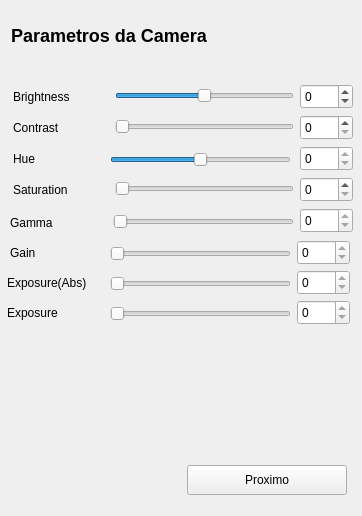
       <widget class="QWidget" name="tela0">
        <property name="geometry">
         <rect>
          <x>0</x>
          <y>0</y>
          <width>362</width>
          <height>516</height>
         </rect>
        </property>
        <widget class="QSpinBox" name="spinHue">
         <property name="geometry">
          <rect>
           <x>300</x>
           <y>146</y>
           <width>53</width>
           <height>25</height>
          </rect>
         </property>
         <property name="maximum">
          <number>0</number>
         </property>
        </widget>
        <widget class="QLabel" name="textLabel1_2_2_2_2_2">
         <property name="geometry">
          <rect>
           <x>13</x>
           <y>177</y>
           <width>96</width>
           <height>25</height>
          </rect>
         </property>
         <property name="text">
          <string>Saturation</string>
         </property>
         <property name="wordWrap">
          <bool>false</bool>
         </property>
        </widget>
        <widget class="QSlider" name="sliderGamma">
         <property name="geometry">
          <rect>
           <x>113</x>
           <y>212</y>
           <width>181</width>
           <height>20</height>
          </rect>
         </property>
         <property name="minimum">
          <number>0</number>
         </property>
         <property name="maximum">
          <number>0</number>
         </property>
         <property name="orientation">
          <enum>Qt::Horizontal</enum>
         </property>
        </widget>
        <widget class="QSlider" name="sliderBrightness">
         <property name="enabled">
          <bool>true</bool>
         </property>
         <property name="geometry">
          <rect>
           <x>115</x>
           <y>88</y>
           <width>179</width>
           <height>16</height>
          </rect>
         </property>
         <property name="minimum">
          <number>-64</number>
         </property>
         <property name="maximum">
          <number>64</number>
         </property>
         <property name="orientation">
          <enum>Qt::Horizontal</enum>
         </property>
        </widget>
        <widget class="QSpinBox" name="spinGamma">
         <property name="geometry">
          <rect>
           <x>300</x>
           <y>208</y>
           <width>53</width>
           <height>25</height>
          </rect>
         </property>
         <property name="minimum">
          <number>0</number>
         </property>
         <property name="maximum">
          <number>0</number>
         </property>
        </widget>
        <widget class="QSpinBox" name="spinContrast">
         <property name="geometry">
          <rect>
           <x>300</x>
           <y>115</y>
           <width>53</width>
           <height>25</height>
          </rect>
         </property>
         <property name="maximum">
          <number>64</number>
         </property>
        </widget>
        <widget class="QLabel" name="textLabel1_2_2_2_2_2_2">
         <property name="geometry">
          <rect>
           <x>10</x>
           <y>210</y>
           <width>130</width>
           <height>25</height>
          </rect>
         </property>
         <property name="text">
          <string>Gamma</string>
         </property>
         <property name="wordWrap">
          <bool>false</bool>
         </property>
        </widget>
        <widget class="QLabel" name="textLabel1_2_2_2_2">
         <property name="geometry">
          <rect>
           <x>13</x>
           <y>146</y>
           <width>130</width>
           <height>25</height>
          </rect>
         </property>
         <property name="text">
          <string>Hue</string>
         </property>
         <property name="wordWrap">
          <bool>false</bool>
         </property>
        </widget>
        <widget class="QSlider" name="sliderContrast">
         <property name="geometry">
          <rect>
           <x>115</x>
           <y>119</y>
           <width>179</width>
           <height>16</height>
          </rect>
         </property>
         <property name="maximum">
          <number>64</number>
         </property>
         <property name="orientation">
          <enum>Qt::Horizontal</enum>
         </property>
        </widget>
        <widget class="QLabel" name="textLabel1_2">
         <property name="geometry">
          <rect>
           <x>13</x>
           <y>84</y>
           <width>96</width>
           <height>25</height>
          </rect>
         </property>
         <property name="text">
          <string>Brightness</string>
         </property>
         <property name="wordWrap">
          <bool>false</bool>
         </property>
        </widget>
        <widget class="QLabel" name="textLabel1_2_2_2_2_2_4">
         <property name="geometry">
          <rect>
           <x>10</x>
           <y>240</y>
           <width>120</width>
           <height>25</height>
          </rect>
         </property>
         <property name="text">
          <string>Gain</string>
         </property>
         <property name="wordWrap">
          <bool>false</bool>
         </property>
        </widget>
        <widget class="QSpinBox" name="spinGain">
         <property name="geometry">
          <rect>
           <x>297</x>
           <y>240</y>
           <width>53</width>
           <height>25</height>
          </rect>
         </property>
         <property name="minimum">
          <number>0</number>
         </property>
         <property name="maximum">
          <number>0</number>
         </property>
        </widget>
        <widget class="QSlider" name="sliderGain">
         <property name="geometry">
          <rect>
           <x>110</x>
           <y>244</y>
           <width>181</width>
           <height>20</height>
          </rect>
         </property>
         <property name="minimum">
          <number>0</number>
         </property>
         <property name="maximum">
          <number>0</number>
         </property>
         <property name="orientation">
          <enum>Qt::Horizontal</enum>
         </property>
        </widget>
        <widget class="QSlider" name="sliderSaturation">
         <property name="geometry">
          <rect>
           <x>115</x>
           <y>181</y>
           <width>179</width>
           <height>16</height>
          </rect>
         </property>
         <property name="maximum">
          <number>128</number>
         </property>
         <property name="orientation">
          <enum>Qt::Horizontal</enum>
         </property>
        </widget>
        <widget class="QSpinBox" name="spinSaturation">
         <property name="geometry">
          <rect>
           <x>300</x>
           <y>177</y>
           <width>53</width>
           <height>25</height>
          </rect>
         </property>
         <property name="maximum">
          <number>128</number>
         </property>
        </widget>
        <widget class="QSpinBox" name="spinBrightness">
         <property name="geometry">
          <rect>
           <x>300</x>
           <y>84</y>
           <width>53</width>
           <height>25</height>
          </rect>
         </property>
         <property name="minimum">
          <number>-64</number>
         </property>
         <property name="maximum">
          <number>64</number>
         </property>
        </widget>
        <widget class="QLabel" name="textLabel1_2_2">
         <property name="geometry">
          <rect>
           <x>13</x>
           <y>115</y>
           <width>96</width>
           <height>25</height>
          </rect>
         </property>
         <property name="text">
          <string>Contrast</string>
         </property>
         <property name="wordWrap">
          <bool>false</bool>
         </property>
        </widget>
        <widget class="QLabel" name="textLabel3">
         <property name="geometry">
          <rect>
           <x>11</x>
           <y>11</y>
           <width>340</width>
           <height>50</height>
          </rect>
         </property>
         <property name="text">
          <string>&lt;b&gt;&lt;font size=&quot;+2&quot;&gt;Parametros da Camera&lt;/font&gt;&lt;/b&gt;</string>
         </property>
         <property name="wordWrap">
          <bool>false</bool>
         </property>
        </widget>
        <widget class="QPushButton" name="pushAvancarTela0">
         <property name="geometry">
          <rect>
           <x>187</x>
           <y>465</y>
           <width>160</width>
           <height>30</height>
          </rect>
         </property>
         <property name="text">
          <string>Proximo</string>
         </property>
        </widget>
        <widget class="QLabel" name="textLabel1_2_2_2_2_2_5">
         <property name="geometry">
          <rect>
           <x>7</x>
           <y>300</y>
           <width>91</width>
           <height>25</height>
          </rect>
         </property>
         <property name="text">
          <string>Exposure</string>
         </property>
         <property name="wordWrap">
          <bool>false</bool>
         </property>
        </widget>
        <widget class="QSlider" name="slideHue">
         <property name="enabled">
          <bool>true</bool>
         </property>
         <property name="geometry">
          <rect>
           <x>110</x>
           <y>150</y>
           <width>181</width>
           <height>20</height>
          </rect>
         </property>
         <property name="minimum">
          <number>-64</number>
         </property>
         <property name="maximum">
          <number>64</number>
         </property>
         <property name="orientation">
          <enum>Qt::Horizontal</enum>
         </property>
        </widget>
        <widget class="QSpinBox" name="spinExposure">
         <property name="geometry">
          <rect>
           <x>297</x>
           <y>300</y>
           <width>53</width>
           <height>25</height>
          </rect>
         </property>
         <property name="minimum">
          <number>0</number>
         </property>
         <property name="maximum">
          <number>0</number>
         </property>
        </widget>
        <widget class="QSlider" name="slideExposure">
         <property name="geometry">
          <rect>
           <x>110</x>
           <y>304</y>
           <width>181</width>
           <height>20</height>
          </rect>
         </property>
         <property name="minimum">
          <number>0</number>
         </property>
         <property name="maximum">
          <number>0</number>
         </property>
         <property name="orientation">
          <enum>Qt::Horizontal</enum>
         </property>
        </widget>
        <widget class="QSpinBox" name="spinExposureAbsolute">
         <property name="geometry">
          <rect>
           <x>297</x>
           <y>270</y>
           <width>53</width>
           <height>25</height>
          </rect>
         </property>
         <property name="minimum">
          <number>0</number>
         </property>
         <property name="maximum">
          <number>0</number>
         </property>
        </widget>
        <widget class="QSlider" name="slideExposureAboslute">
         <property name="geometry">
          <rect>
           <x>110</x>
           <y>274</y>
           <width>181</width>
           <height>20</height>
          </rect>
         </property>
         <property name="minimum">
          <number>0</number>
         </property>
         <property name="maximum">
          <number>0</number>
         </property>
         <property name="orientation">
          <enum>Qt::Horizontal</enum>
         </property>
        </widget>
        <widget class="QLabel" name="textLabel1_2_2_2_2_2_6">
         <property name="geometry">
          <rect>
           <x>7</x>
           <y>270</y>
           <width>91</width>
           <height>25</height>
          </rect>
         </property>
         <property name="text">
          <string>Exposure(Abs)</string>
         </property>
         <property name="wordWrap">
          <bool>false</bool>
         </property>
        </widget>
       </widget>
